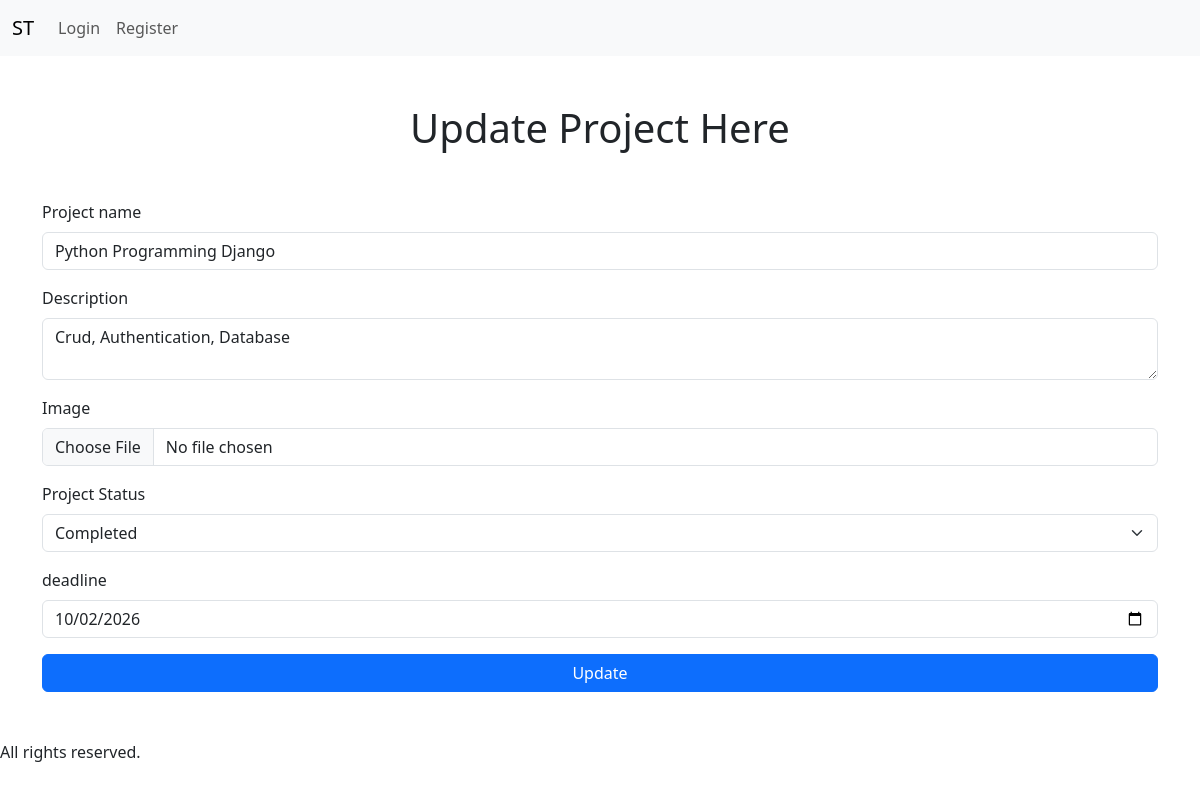
The page /update_project/1/ on the database its author committed.
### project/models.py (models this page shows, shortened)
class ProjectModel(models.Model):
    PROJECT_STATUS = [
        ('NotStarted','NotStarted'),
        ('InProgress','InProgress'),
        ('Completed','Completed'),
    ]
    project_name = models.CharField(max_length=200, null=True)
    project_description = models.TextField( null=True)
    project_image = models.ImageField(upload_to='media/project_img', null=True)
    project_status = models.CharField(choices=PROJECT_STATUS, max_length=20, null=True)
    created_by = models.ForeignKey(UserModel, on_delete=models.CASCADE, null=True)
    deadline = models.DateField(null=True)
    created_at= models.DateField(auto_now_add=True, null=True)
    updated_at = models.DateField(auto_now=True, null=True)

### project/views.py (the view, shortened to what this page needs)
# urls.py: path('update_project/<str:p_id>/', update_project, name='update_project'),
def update_project(request, p_id):
    p_data = ProjectModel.objects.get(id=p_id)
    context = {
        'p_data':p_data
    }
    return render(request, 'project/update_project.html', context)

### project/templates/project/update_project.html (shortened to what this page needs)
{% extends 'base.html' %}
{% block content %}
    <h1 class="m-5 text-center">Update Project Here</h1>
    <form method="POST" enctype="multipart/form-data">
        <div class="mb-3">
            <label for="exampleInputEmail1" class="form-label">Project name</label>
            <input type="text" name="project_name" value="{{p_data.project_name }}" class="form-control" id="exampleInputEmail1" aria-describedby="emailHelp">
        </div>
        <div class="mb-3">
            <label for="exampleInputEmail1" class="form-label">Description</label>
            <textarea name="project_description" class="form-control" id="">{{p_data.project_description}}</textarea>
        </div>
        <div class="mb-3">
            <label for="exampleInputPassword1" class="form-label">Image</label>
            <input type="file" name="project_image" class="form-control" id="exampleInputPassword1">
        </div>
        <div class="mb-3">
            <label for="exampleInputPassword1" class="form-label">Project Status</label>
            <select class="form-select" name="project_status" aria-label="Default select example">
            <option value="Completed"
            {% if p_data.project_status == "Completed" %}
                selected
            {% endif %}
            >Completed</option>
            </select>
                    </div>
        <div class="mb-3">
            <label for="exampleInputPassword1" class="form-label">deadline</label>
            <input type="date" name="deadline" value="{{p_data.deadline|date:'Y-m-d'}}" class="form-control" id="exampleInputPassword1">
        </div>
        <div class="d-grid gap-2">
        <button type="submit" class="btn btn-primary">Update</button>
        </div>
    </form>
{% endblock content %}

### rows shown on the page
ProjectModel: project_name "Python Programming Django", project_description "Crud, Authentication, Database", project_status "Completed", deadline "10/02/2026"
